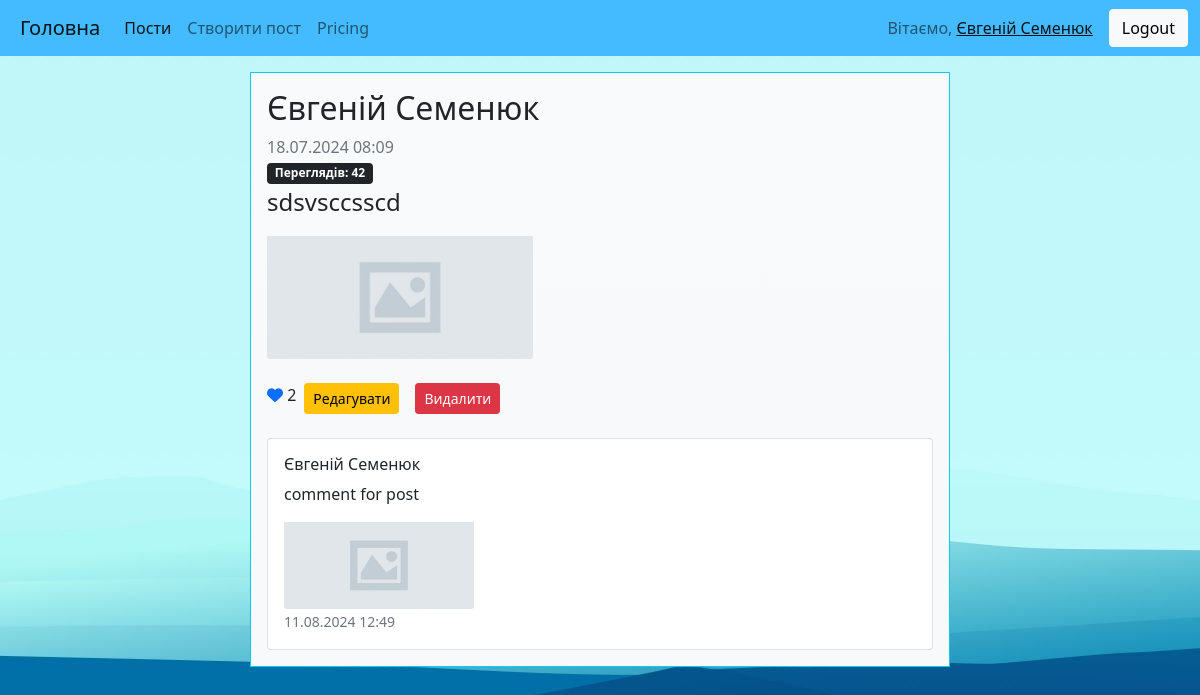
Page /post/1/ (signed in) on the earlier database version.
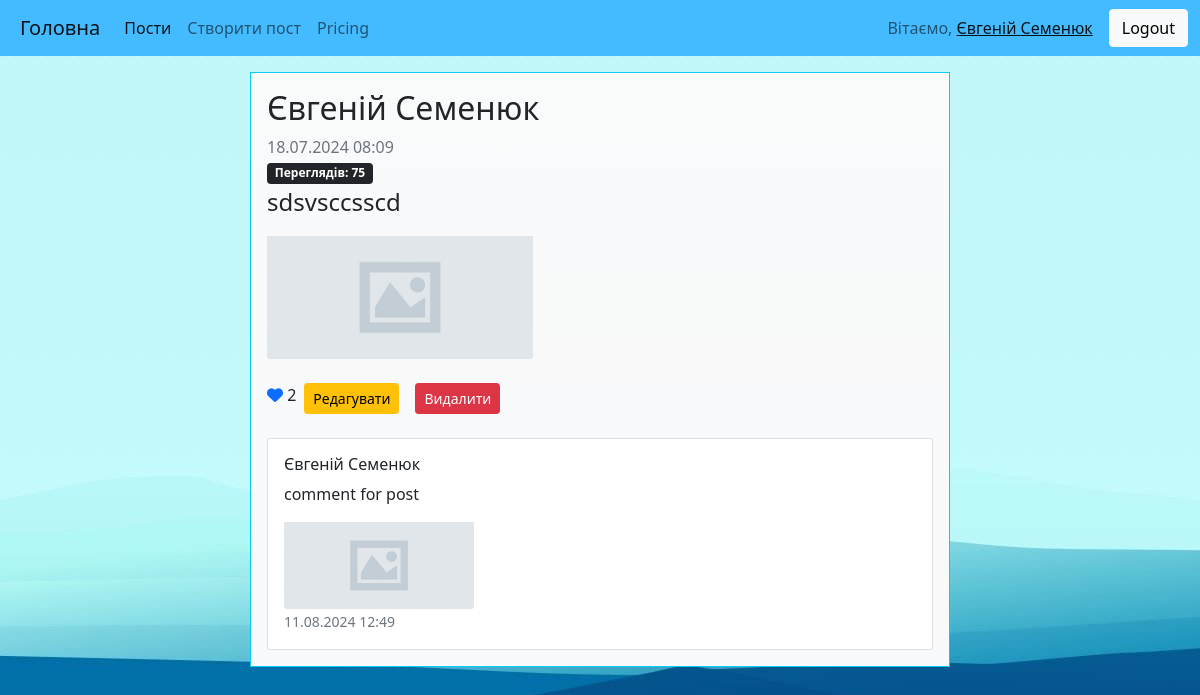
Same page on the later database version.
### posts/models.py (models this page shows)
class Post(models.Model):
    text = models.TextField(max_length=1024)
    image = models.ImageField(upload_to='posts', blank=True, null=True)
    views = models.PositiveIntegerField(default=0)
    likes = models.ManyToManyField(settings.AUTH_USER_MODEL, related_name='liked_post', blank=True)
    created_at = models.DateTimeField(auto_now_add=True)
    updated_at = models.DateTimeField(blank=True, null=True)
    user = models.ForeignKey(settings.AUTH_USER_MODEL, on_delete=models.CASCADE)
    def __str__(self):
        return f'Post #{self.pk} by {self.user.username}'
    def total_likes(self):
        return self.likes.count()
    def user_is_liked(self, user):
        return str(user) in [like.username for like in self.likes.all()]
    class Meta:
        ordering = ['-updated_at']

### auth_system/models.py (models this page shows)
class User(AbstractUser):
    first_login = models.DateTimeField(null=True)
    phone_number = models.CharField(max_length=14)

### posts/views.py (the view)
# urls.py: path('post/<int:pk>/', views.PostDetailView.as_view(), name='post-detail'),
class PostDetailView(LoginRequiredMixin, DetailView):
    model = models.Post
    template_name = 'posts/post_detail.html'
    context_object_name = 'post'
    def get_context_data(self, **kwargs):
        context = super().get_context_data(**kwargs)
        if self.object.user_is_liked(self.request.user):
            context.update({'is_liked': True})
        else:
            context.update({'is_liked': False})
            self.object.views += 1
            self.object.save()
        likes = self.object.total_likes()
        context.update({'likes_count': likes})
        context.update({'is_author': self.object.user == self.request.user})
        comments = self.object.comments.all()
        context.update({'comments': comments})
        print(context)
        return context

### posts/models.py (called while the page is built)
    def __str__(self):
        return f'Comment by {self.author.username} for {self.post.pk} post'

### templates/posts/post_detail.html (shortened to what this page needs)
{% extends 'base.html' %}
{% load static %}
{% block content %}
<h2>{{ post.user.first_name }} {{ post.user.last_name }}</h2>
<p class="text-muted my-0">{{ post.updated_at|date:"d.m.Y" }} {{ post.updated_at|time:"H:i" }}</p>
<p class="badge bg-dark my-0">Переглядів: {{ post.views }}</p>
<p class="fs-4">{{ post.text }}</p>
{% if post.image %}
    <img src="{{ post.image.url }}" class="card-img-bottom img-fluid"
         style="object-fit: cover; height: auto; width: 40%" alt="Зображення публікації">
{% else %}
    <img src="{% static 'img/posts/post_default.jpg' %}" class="card-img-bottom img-fluid"
         style="object-fit: cover; height: auto; width: 40%" alt="Зображення публікації">
{% endif %}
<div class="container-fluid mt-3 px-0">
    <div class="d-flex text-start">
        {% if is_liked %}
            <p class="py-2"><a href="{% url 'like-post' post.pk %}"><i class="fa-solid fa-heart"></i></a> {{ likes_count }}</p>
        {% else %}
            <p class="py-2"><a href="{% url 'like-post' post.pk %}"><i class="fa-regular fa-heart"></i></a> {{ likes_count }}</p>
        {% endif %}
        {% if is_author %}
            <p><a href="{% url 'edit-post' post.pk %}"><button type="button"
                                                              class="btn btn-warning m-2 btn-sm">Редагувати
            </button></a></p>
            <p><button type="button" class="btn btn-danger m-2 btn-sm">Видалити</button></p>
        {% endif %}
    </div>
</div>
{% for comment in comments %}
<div class="card">
    <div class="card-body">
        <h6 class="card-title">{{ comment.author.first_name }} {{ comment.author.last_name }}</h6>
        <p class="card-text">{{ comment.text }}</p>
        {% if post.image %}
            <img src="{{ comment.image.url }}" class="card-img-bottom img-fluid"
                 style="object-fit: cover; height: auto; width: 30%" alt="Зображення публікації">
        {% else %}
            <img src="{% static 'img/posts/post_default.jpg' %}" class="card-img-bottom img-fluid"
                 style="object-fit: cover; height: auto; width: 30%" alt="Зображення публікації">
        {% endif %}
        <p class="card-text"><small class="text-muted">{{ comment.updated_at|date:"d.m.Y" }} {{ comment.updated_at|time:"H:i" }}</small></p>
    </div>
</div>
{% endfor %}
{% endblock %}

Differences in the rows shown:
changed Post "sdsvsccsscd": views "42" → "75"
